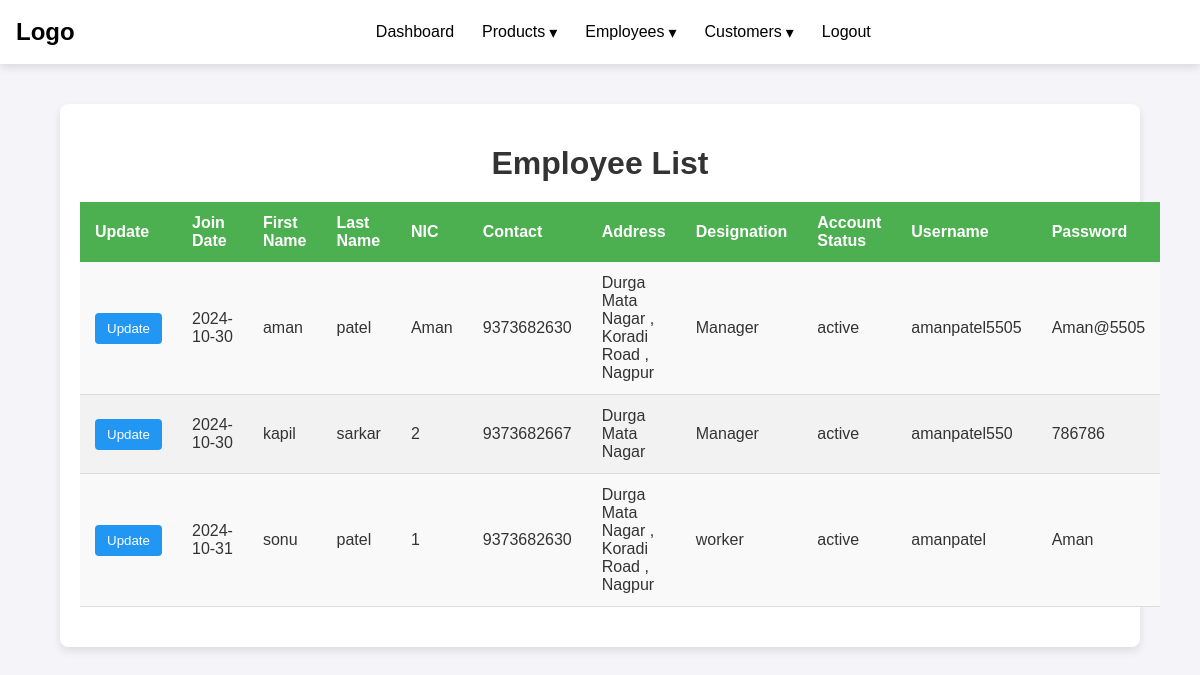
Before: /showallemployees with the older database file.
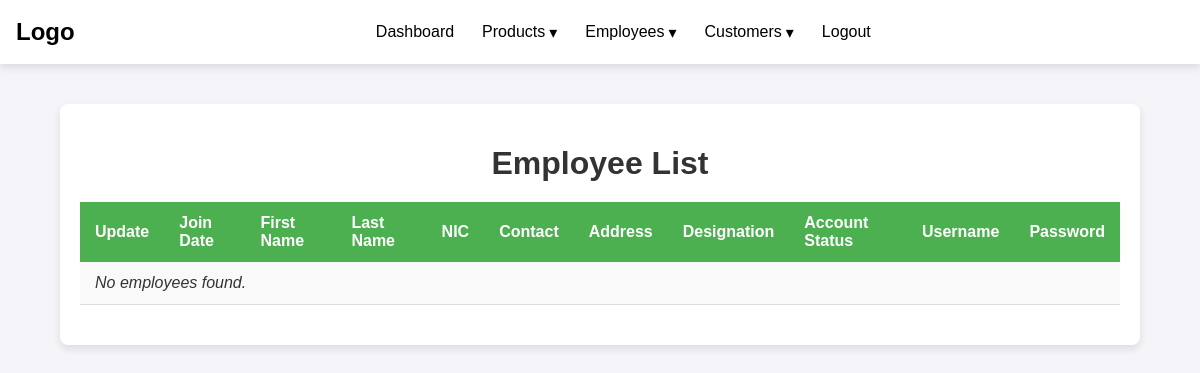
After: the same page with the newer database file.
### tables this page shows
CREATE TABLE employees (
        emp_id INTEGER PRIMARY KEY AUTOINCREMENT,     
        join_date TEXT NOT NULL,                      
        first_name TEXT NOT NULL,                    
        last_name TEXT NOT NULL,                 
        nic TEXT NOT NULL,                           
        contact TEXT NOT NULL,                       
        address TEXT NOT NULL,                 
        designation TEXT NOT NULL,                    
        account_status TEXT NOT NULL,             
        username TEXT NOT NULL UNIQUE,               
        password TEXT NOT NULL,                      
        location_id INTEGER,                          
        product_id INTEGER,                          

        FOREIGN KEY (location_id) REFERENCES locations(id), 
        FOREIGN KEY (product_id) REFERENCES products(p_id)        
    );

### app.py (the view)
@app.route('/showallemployees')
def showallemployees():
    conn = sqlite3.connect('db.db')
    cursor = conn.cursor()
    cursor.execute('''
        SELECT emp_id, join_date, first_name, last_name, nic, contact,
               address, designation, account_status, username, password
        FROM employees
    ''')
    employees = cursor.fetchall()
    conn.close()
    return render_template('emp/showallemployee.html', employees=employees)

### templates/emp/showallemployee.html (shortened to what this page needs)
{% extends "base.html" %}
{% block content %}
<!DOCTYPE html>
<html lang="en">
<head>
</head>
<body>
    <div class="employee-list-container">
        <h1>Employee List</h1>
        <table class="employee-table">
            <thead>
                <tr>
                    <th>Update</th>
                    <th>Join Date</th>
                    <th>First Name</th>
                    <th>Last Name</th>
                    <th>NIC</th>
                    <th>Contact</th>
                    <th>Address</th>
                    <th>Designation</th>
                    <th>Account Status</th>
                    <th>Username</th>
                    <th>Password</th>
                </tr>
            </thead>
            <tbody>
                {% if employees %}
                    {% for employee in employees %}
                        <tr>
                            <td><a href="{{ url_for('edit_employee', id=employee[0]) }}"><button type="button" class="btn update-btn">Update</button></a></td>
                            <td>{{ employee[1] }}</td>
                            <td>{{ employee[2] }}</td>
                            <td>{{ employee[3] }}</td>
                            <td>{{ employee[4] }}</td>
                            <td>{{ employee[5] }}</td>
                            <td>{{ employee[6] }}</td>
                            <td>{{ employee[7] }}</td>
                            <td>{{ employee[8] }}</td>
                            <td>{{ employee[9] }}</td>
                            <td>{{ employee[10] }}</td>
                        </tr>
                    {% endfor %}
                {% else %}
                    <tr>
                        <td colspan="11" class="center">No employees found.</td>
                    </tr>
                {% endif %}
            </tbody>
        </table>
    </div>
</body>
</html>
{% endblock %}

Changed rows visible on the page:
removed employees: join_date "2024-10-30", first_name "aman", last_name "patel", nic "Aman", contact "9373682630", address "Durga Mata Nagar , Koradi Road , Nagpur", designation "Manager", account_status "active", username "amanpatel5505", password "Aman@5505"
removed employees: join_date "2024-10-30", first_name "kapil", last_name "sarkar", nic "2", contact "9373682667", address "Durga Mata Nagar", designation "Manager", account_status "active", username "amanpatel550", password "786786"
removed employees: join_date "2024-10-31", first_name "sonu", last_name "patel", nic "1", contact "9373682630", address "Durga Mata Nagar , Koradi Road , Nagpur", designation "worker", account_status "active", username "amanpatel", password "Aman"
Other visible differences:
text now shown: "No employees found."
